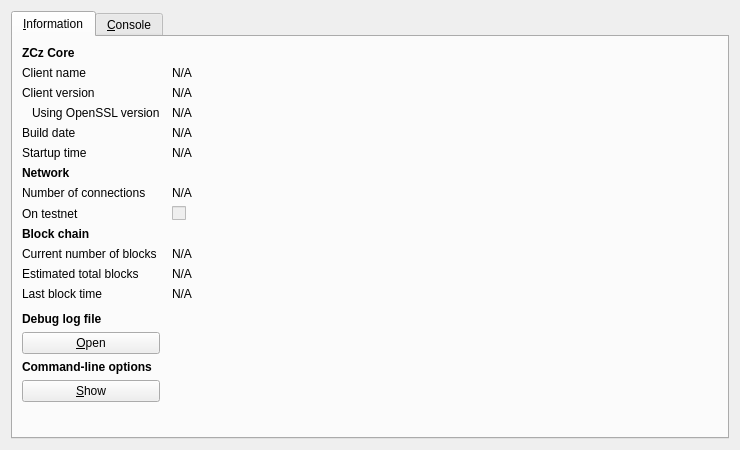
<?xml version="1.0" encoding="UTF-8"?>
<ui version="4.0">
 <class>RPCConsole</class>
 <widget class="QDialog" name="RPCConsole">
  <property name="geometry">
   <rect>
    <x>0</x>
    <y>0</y>
    <width>740</width>
    <height>450</height>
   </rect>
  </property>
  <property name="windowTitle">
   <string>ZCz - Debug window</string>
  </property>
  <layout class="QVBoxLayout" name="verticalLayout_2">
   <item>
    <widget class="QTabWidget" name="tabWidget">
     <property name="currentIndex">
      <number>0</number>
     </property>
     <widget class="QWidget" name="tab_info">
      <attribute name="title">
       <string>&amp;Information</string>
      </attribute>
      <layout class="QGridLayout" name="gridLayout" columnstretch="0,1">
       <property name="horizontalSpacing">
        <number>12</number>
       </property>
       <item row="0" column="0">
        <widget class="QLabel" name="label_9">
         <property name="font">
          <font>
           <weight>75</weight>
           <bold>true</bold>
          </font>
         </property>
         <property name="text">
          <string>ZCz Core</string>
         </property>
        </widget>
       </item>
       <item row="1" column="0">
        <widget class="QLabel" name="label_5">
         <property name="text">
          <string>Client name</string>
         </property>
        </widget>
       </item>
       <item row="1" column="1">
        <widget class="QLabel" name="clientName">
         <property name="cursor">
          <cursorShape>IBeamCursor</cursorShape>
         </property>
         <property name="text">
          <string>N/A</string>
         </property>
         <property name="textFormat">
          <enum>Qt::PlainText</enum>
         </property>
         <property name="textInteractionFlags">
          <set>Qt::LinksAccessibleByMouse|Qt::TextSelectableByKeyboard|Qt::TextSelectableByMouse</set>
         </property>
        </widget>
       </item>
       <item row="2" column="0">
        <widget class="QLabel" name="label_6">
         <property name="text">
          <string>Client version</string>
         </property>
        </widget>
       </item>
       <item row="2" column="1">
        <widget class="QLabel" name="clientVersion">
         <property name="cursor">
          <cursorShape>IBeamCursor</cursorShape>
         </property>
         <property name="text">
          <string>N/A</string>
         </property>
         <property name="textFormat">
          <enum>Qt::PlainText</enum>
         </property>
         <property name="textInteractionFlags">
          <set>Qt::LinksAccessibleByMouse|Qt::TextSelectableByKeyboard|Qt::TextSelectableByMouse</set>
         </property>
        </widget>
       </item>
       <item row="3" column="0">
        <widget class="QLabel" name="label_14">
         <property name="text">
          <string>Using OpenSSL version</string>
         </property>
         <property name="indent">
          <number>10</number>
         </property>
        </widget>
       </item>
       <item row="3" column="1">
        <widget class="QLabel" name="openSSLVersion">
         <property name="cursor">
          <cursorShape>IBeamCursor</cursorShape>
         </property>
         <property name="text">
          <string>N/A</string>
         </property>
         <property name="textFormat">
          <enum>Qt::PlainText</enum>
         </property>
         <property name="textInteractionFlags">
          <set>Qt::LinksAccessibleByMouse|Qt::TextSelectableByKeyboard|Qt::TextSelectableByMouse</set>
         </property>
        </widget>
       </item>
       <item row="4" column="0">
        <widget class="QLabel" name="label_12">
         <property name="text">
          <string>Build date</string>
         </property>
        </widget>
       </item>
       <item row="4" column="1">
        <widget class="QLabel" name="buildDate">
         <property name="cursor">
          <cursorShape>IBeamCursor</cursorShape>
         </property>
         <property name="text">
          <string>N/A</string>
         </property>
         <property name="textFormat">
          <enum>Qt::PlainText</enum>
         </property>
         <property name="textInteractionFlags">
          <set>Qt::LinksAccessibleByMouse|Qt::TextSelectableByKeyboard|Qt::TextSelectableByMouse</set>
         </property>
        </widget>
       </item>
       <item row="5" column="0">
        <widget class="QLabel" name="label_13">
         <property name="text">
          <string>Startup time</string>
         </property>
        </widget>
       </item>
       <item row="5" column="1">
        <widget class="QLabel" name="startupTime">
         <property name="cursor">
          <cursorShape>IBeamCursor</cursorShape>
         </property>
         <property name="text">
          <string>N/A</string>
         </property>
         <property name="textFormat">
          <enum>Qt::PlainText</enum>
         </property>
         <property name="textInteractionFlags">
          <set>Qt::LinksAccessibleByMouse|Qt::TextSelectableByKeyboard|Qt::TextSelectableByMouse</set>
         </property>
        </widget>
       </item>
       <item row="6" column="0">
        <widget class="QLabel" name="label_11">
         <property name="font">
          <font>
           <weight>75</weight>
           <bold>true</bold>
          </font>
         </property>
         <property name="text">
          <string>Network</string>
         </property>
        </widget>
       </item>
       <item row="7" column="0">
        <widget class="QLabel" name="label_7">
         <property name="text">
          <string>Number of connections</string>
         </property>
        </widget>
       </item>
       <item row="7" column="1">
        <widget class="QLabel" name="numberOfConnections">
         <property name="cursor">
          <cursorShape>IBeamCursor</cursorShape>
         </property>
         <property name="text">
          <string>N/A</string>
         </property>
         <property name="textFormat">
          <enum>Qt::PlainText</enum>
         </property>
         <property name="textInteractionFlags">
          <set>Qt::LinksAccessibleByMouse|Qt::TextSelectableByKeyboard|Qt::TextSelectableByMouse</set>
         </property>
        </widget>
       </item>
       <item row="8" column="0">
        <widget class="QLabel" name="label_8">
         <property name="text">
          <string>On testnet</string>
         </property>
        </widget>
       </item>
       <item row="8" column="1">
        <widget class="QCheckBox" name="isTestNet">
         <property name="enabled">
          <bool>false</bool>
         </property>
         <property name="text">
          <string/>
         </property>
        </widget>
       </item>
       <item row="9" column="0">
        <widget class="QLabel" name="label_10">
         <property name="font">
          <font>
           <weight>75</weight>
           <bold>true</bold>
          </font>
         </property>
         <property name="text">
          <string>Block chain</string>
         </property>
        </widget>
       </item>
       <item row="10" column="0">
        <widget class="QLabel" name="label_3">
         <property name="text">
          <string>Current number of blocks</string>
         </property>
        </widget>
       </item>
       <item row="10" column="1">
        <widget class="QLabel" name="numberOfBlocks">
         <property name="cursor">
          <cursorShape>IBeamCursor</cursorShape>
         </property>
         <property name="text">
          <string>N/A</string>
         </property>
         <property name="textFormat">
          <enum>Qt::PlainText</enum>
         </property>
         <property name="textInteractionFlags">
          <set>Qt::LinksAccessibleByMouse|Qt::TextSelectableByKeyboard|Qt::TextSelectableByMouse</set>
         </property>
        </widget>
       </item>
       <item row="11" column="0">
        <widget class="QLabel" name="label_4">
         <property name="text">
          <string>Estimated total blocks</string>
         </property>
        </widget>
       </item>
       <item row="11" column="1">
        <widget class="QLabel" name="totalBlocks">
         <property name="cursor">
          <cursorShape>IBeamCursor</cursorShape>
         </property>
         <property name="text">
          <string>N/A</string>
         </property>
         <property name="textFormat">
          <enum>Qt::PlainText</enum>
         </property>
         <property name="textInteractionFlags">
          <set>Qt::LinksAccessibleByMouse|Qt::TextSelectableByKeyboard|Qt::TextSelectableByMouse</set>
         </property>
        </widget>
       </item>
       <item row="12" column="0">
        <widget class="QLabel" name="label_2">
         <property name="text">
          <string>Last block time</string>
         </property>
        </widget>
       </item>
       <item row="12" column="1">
        <widget class="QLabel" name="lastBlockTime">
         <property name="cursor">
          <cursorShape>IBeamCursor</cursorShape>
         </property>
         <property name="text">
          <string>N/A</string>
         </property>
         <property name="textFormat">
          <enum>Qt::PlainText</enum>
         </property>
         <property name="textInteractionFlags">
          <set>Qt::LinksAccessibleByMouse|Qt::TextSelectableByKeyboard|Qt::TextSelectableByMouse</set>
         </property>
        </widget>
       </item>
       <item row="13" column="0">
        <spacer name="verticalSpacer_2">
         <property name="orientation">
          <enum>Qt::Vertical</enum>
         </property>
         <property name="sizeHint" stdset="0">
          <size>
           <width>20</width>
           <height>20</height>
          </size>
         </property>
        </spacer>
       </item>
       <item row="14" column="0">
        <widget class="QLabel" name="labelDebugLogfile">
         <property name="font">
          <font>
           <weight>75</weight>
           <bold>true</bold>
          </font>
         </property>
         <property name="text">
          <string>Debug log file</string>
         </property>
        </widget>
       </item>
       <item row="15" column="0">
        <widget class="QPushButton" name="openDebugLogfileButton">
         <property name="toolTip">
          <string>Open the ZCz debug log file from the current data directory. This can take a few seconds for large log files.</string>
         </property>
         <property name="text">
          <string>&amp;Open</string>
         </property>
         <property name="autoDefault">
          <bool>false</bool>
         </property>
        </widget>
       </item>
       <item row="16" column="0">
        <widget class="QLabel" name="labelCLOptions">
         <property name="font">
          <font>
           <weight>75</weight>
           <bold>true</bold>
          </font>
         </property>
         <property name="text">
          <string>Command-line options</string>
         </property>
        </widget>
       </item>
       <item row="17" column="0">
        <widget class="QPushButton" name="showCLOptionsButton">
         <property name="toolTip">
          <string>Show the ZCz-Qt help message to get a list with possible ZCz command-line options.</string>
         </property>
         <property name="text">
          <string>&amp;Show</string>
         </property>
         <property name="autoDefault">
          <bool>false</bool>
         </property>
        </widget>
       </item>
       <item row="18" column="0">
        <spacer name="verticalSpacer">
         <property name="orientation">
          <enum>Qt::Vertical</enum>
         </property>
         <property name="sizeHint" stdset="0">
          <size>
           <width>20</width>
           <height>40</height>
          </size>
         </property>
        </spacer>
       </item>
      </layout>
     </widget>
     <widget class="QWidget" name="tab_console">
      <attribute name="title">
       <string>&amp;Console</string>
      </attribute>
      <layout class="QVBoxLayout" name="verticalLayout_3">
       <property name="spacing">
        <number>3</number>
       </property>
       <item>
        <widget class="QTextEdit" name="messagesWidget">
         <property name="minimumSize">
          <size>
           <width>0</width>
           <height>100</height>
          </size>
         </property>
         <property name="readOnly">
          <bool>true</bool>
         </property>
         <property name="tabKeyNavigation" stdset="0">
          <bool>false</bool>
         </property>
         <property name="columnCount" stdset="0">
          <number>2</number>
         </property>
        </widget>
       </item>
       <item>
        <layout class="QHBoxLayout" name="horizontalLayout">
         <property name="spacing">
          <number>3</number>
         </property>
         <item>
          <widget class="QLabel" name="label">
           <property name="text">
            <string notr="true">&gt;</string>
           </property>
          </widget>
         </item>
         <item>
          <widget class="QLineEdit" name="lineEdit"/>
         </item>
         <item>
          <widget class="QPushButton" name="clearButton">
           <property name="maximumSize">
            <size>
             <width>24</width>
             <height>24</height>
            </size>
           </property>
           <property name="toolTip">
            <string>Clear console</string>
           </property>
           <property name="text">
            <string/>
           </property>
           <property name="icon">
            <iconset resource="../bitcoin.qrc">
             <normaloff>:/icons/remove</normaloff>:/icons/remove</iconset>
           </property>
           <property name="shortcut">
            <string notr="true">Ctrl+L</string>
           </property>
           <property name="autoDefault">
            <bool>false</bool>
           </property>
          </widget>
         </item>
        </layout>
       </item>
      </layout>
     </widget>
    </widget>
   </item>
  </layout>
 </widget>
 <resources>
  <include location="../bitcoin.qrc"/>
 </resources>
 <connections/>
</ui>
